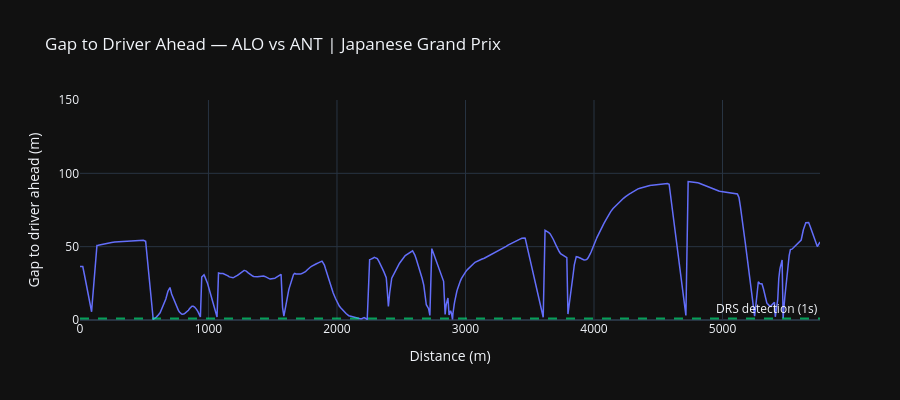

Notebook source saved alongside this figure:
### Markdown cell above
## 4. Gap to Driver Ahead

### Code cell
# ── 5.1 Gap trace through the comparison lap ──────────────────────────────────
# Shows how the gap to the car ahead evolves through a single lap.
# Useful for identifying attack/defend phases and DRS train dynamics.
# Filter out distance=0 rows (standing start / outlap artefacts)
# and cap at 3s for readability (beyond 3s DRS is irrelevant).

fig = go.Figure()

for driver, tel, lap in [(DRIVER_A, tel_a, LAP_A), (DRIVER_B, tel_b, LAP_B)]:
    gap_data = tel[
        (tel["distance_to_driver_ahead"] > 0) &
        (tel["distance_to_driver_ahead"].notna())
    ].copy()

    fig.add_trace(go.Scatter(
        x=gap_data["distance"],
        y=gap_data["distance_to_driver_ahead"],
        name=f"{driver} (lap {lap})",
        mode="lines",
        line=dict(width=1.5),
    ))

# DRS detection threshold line
fig.add_hline(
    y=1.0, line_dash="dash", line_color="#00FF88",
    annotation_text="DRS detection (1s)",
    annotation_position="top right",
    opacity=0.6,
)

fig.update_layout(
    title=f"Gap to Driver Ahead — {DRIVER_A} vs {DRIVER_B} | {round_name}",
    xaxis_title="Distance (m)",
    yaxis_title="Gap to driver ahead (m)",
    yaxis_range=[0, 150],  # cap for readability — adjust if running in clean air
    template=PLOTLY_TEMPLATE,
    height=400,
    hovermode="x unified",
)
fig.show()

### Figure 1 — Plotly figure (JSON) as saved in the notebook; plotly's stock layout.template omitted (floating-point values rounded to 4 significant figures; data arrays with more than 128 entries replaced by an {"elided": "..."} marker saying what was removed)
{"data": [{"line": {"width": 1.5}, "mode": "lines", "name": "ALO (lap 28)", "type": "scatter", "x": {"elided": "741 float values"}, "y": {"elided": "741 float values"}}, {"line": {"width": 1.5}, "mode": "lines", "name": "ANT (lap 44)", "type": "scatter", "x": [], "y": []}], "layout": {"annotations": [{"showarrow": false, "text": "DRS detection (1s)", "x": 1, "xanchor": "right", "xref": "x domain", "y": 1, "yanchor": "bottom", "yref": "y"}], "height": 400, "hovermode": "x unified", "shapes": [{"line": {"color": "#00FF88", "dash": "dash"}, "opacity": 0.6, "type": "line", "x0": 0, "x1": 1, "xref": "x domain", "y0": 1, "y1": 1, "yref": "y"}], "title": {"text": "Gap to Driver Ahead — ALO vs ANT | Japanese Grand Prix"}, "xaxis": {"title": {"text": "Distance (m)"}}, "yaxis": {"range": [0, 150], "title": {"text": "Gap to driver ahead (m)"}}}}
